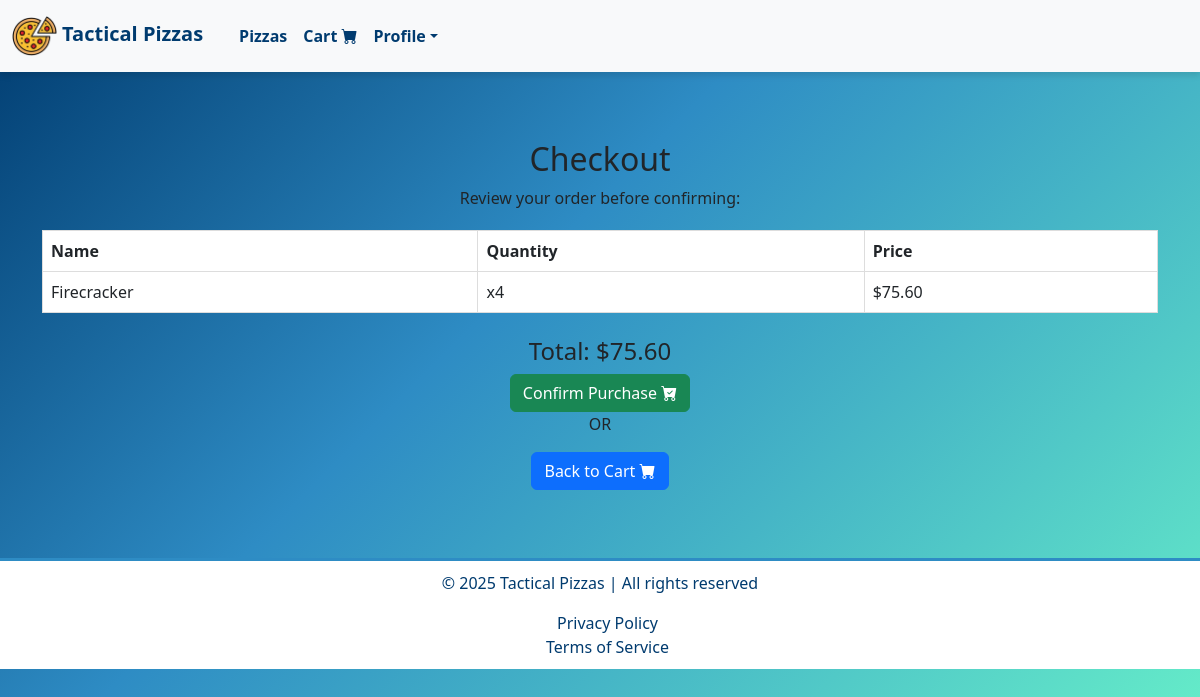
Screenshot of /products/checkout/ (signed in) with the database file from the repository.
### products/models.py (models this page shows, shortened)
class CartItem(models.Model):
    user = models.ForeignKey(CustomUser, on_delete=models.CASCADE, related_name="cart_items")
    pizza_name = models.CharField(max_length=100)
    size = models.ForeignKey(Size, on_delete=models.CASCADE)
    crust = models.ForeignKey(Crust, on_delete=models.CASCADE)
    sauce = models.ForeignKey(Sauce, on_delete=models.CASCADE)
    toppings = models.ManyToManyField(Topping, blank=True)
    price = models.DecimalField(max_digits=6, decimal_places=2)
    quantity = models.PositiveIntegerField (default=1)

### products/views.py (the view, shortened to what this page needs)
# urls.py: path('checkout/', views.checkout, name='checkout'), # Checkout url
@cache_control(no_cache=True, must_revalidate=True, no_store=True)
@login_required
def checkout(request):
    cart_items = CartItem.objects.filter(user=request.user)
    total_price = sum(item.price for item in cart_items)
    return render(request, 'products/checkout.html', {'cart_items': cart_items, 'total_price': total_price})

### register/context_processors.py (called while the page is built)
def auth_forms(request):
    return {
        'login_form': AuthenticationForm(),
        'register_form': NewUserForm(),
    }

def update_profile_form(request):
    if request.user.is_authenticated:
        return {'update_profile_form': UserProfileUpdateForm(instance=request.user)}
    return {}

### products/templates/products/checkout.html (shortened to what this page needs)
{% extends "layout.html" %}
{% load static %}
{% block navbar %}
    {% include "navbar.html" %}
{% endblock %}
{% block body %}
<div class="container my-5">
    <h2>Checkout</h2>
    <p>Review your order before confirming:</p>
    {% if cart_items %}
        <table class="table">
            <thead>
                <tr>
                    <th>Name</th>
                    <th>Quantity</th>
                    <th>Price</th>
                </tr>
            </thead>
            <tbody>
                {% for item in cart_items %}
                <tr>
                    <td>{{ item.pizza_name }}</td>
                    <td>x{{ item.quantity}}</td>
                    <td>${{ item.price }}</td>
                </tr>
                {% endfor %}
            </tbody>
        </table>
        <h4 class="mt-4">Total: ${{ total_price }}</h4>
        <form method="post">
            <button type="submit" class="btn btn-success">Confirm Purchase <i class="bi bi-cart-check-fill"></i></button>
        </form>
        <p>OR</p>
        <a href="{% url 'cart' %}" class="btn btn-primary">Back to Cart <i class="bi bi-cart-fill"></i></a>
    {% else %}
        <p>Your cart is empty. <a href="{% url 'index' %}">Go back to shop <i class="bi bi-shop"></i></a>.</p>
    {% endif %}
</div>
{% endblock %}
{% block footer %}
    {% include "footer.html" %}
{% endblock %}

### static/css/styles.css (style rules this page uses)
body { margin: 0; padding: 0; font-family: "Poppins", Arial, sans-serif; min-height: 100vh; position: relative; background: linear-gradient(135deg, #003b6f 0%, #2e8cc4 40%, #69f3c9 100%); }
.container { padding: 20px; border-radius: 10px; max-width: 600px; margin: 20px auto; position: relative; text-align: center; }
.btn-primary { background-color: #2e8cc4; color: #fff; }
.btn-success { background-color: #28a745; color: #fff; }
.table { width: 100%; border-collapse: collapse; margin: 20px 0; background-color: #ffffff; }
.table th, .table td { border: 1px solid #ddd; padding: 10px; text-align: left; color: #003b6f; }
.table th { background-color: #e3fff7; color: #003b6f; font-weight: bold; }

### rows the page displays
CartItem: pizza_name "Firecracker", quantity "4", price "75.60"

### other values shown
{{ total_price }} "75.60"
